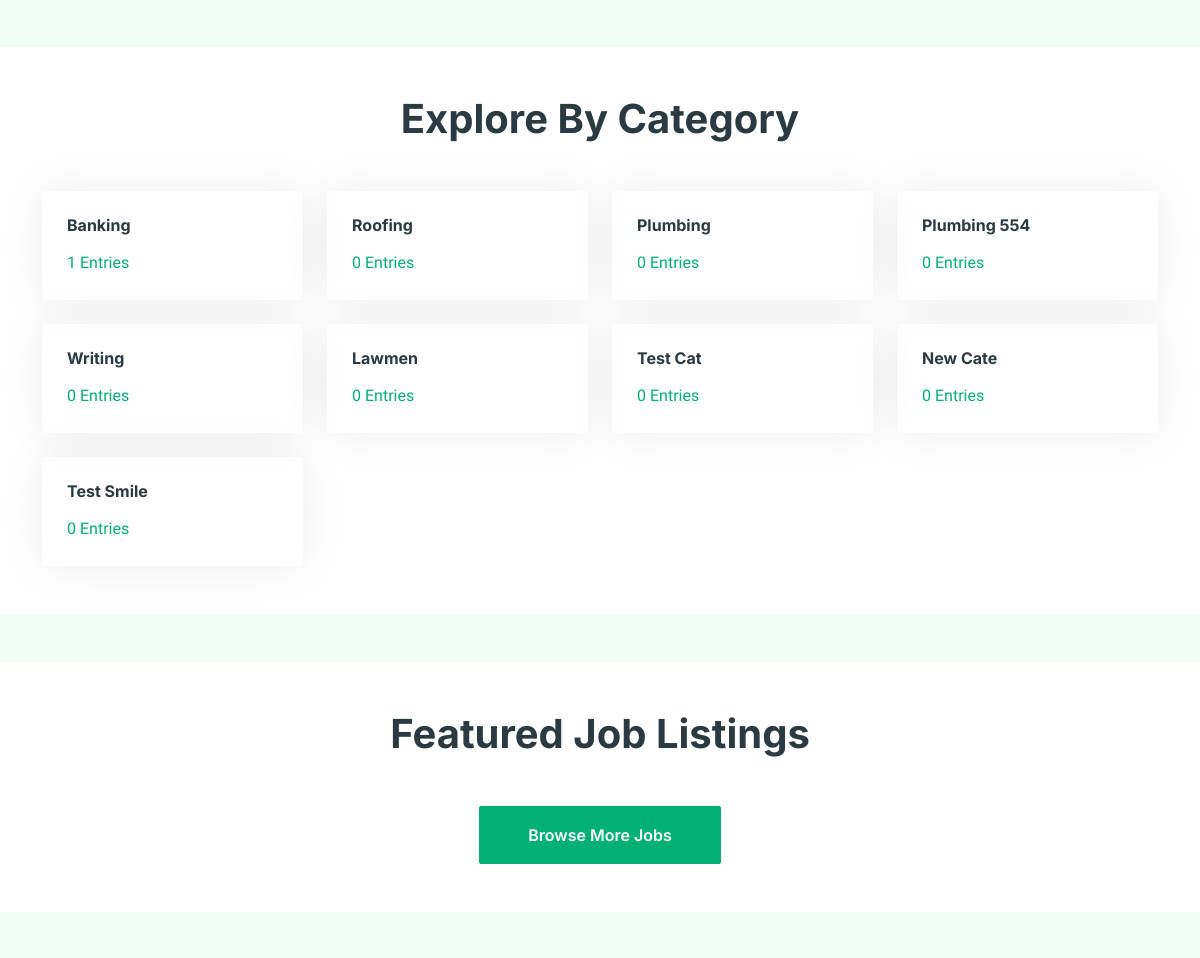
The app's page / (middle part), older data.
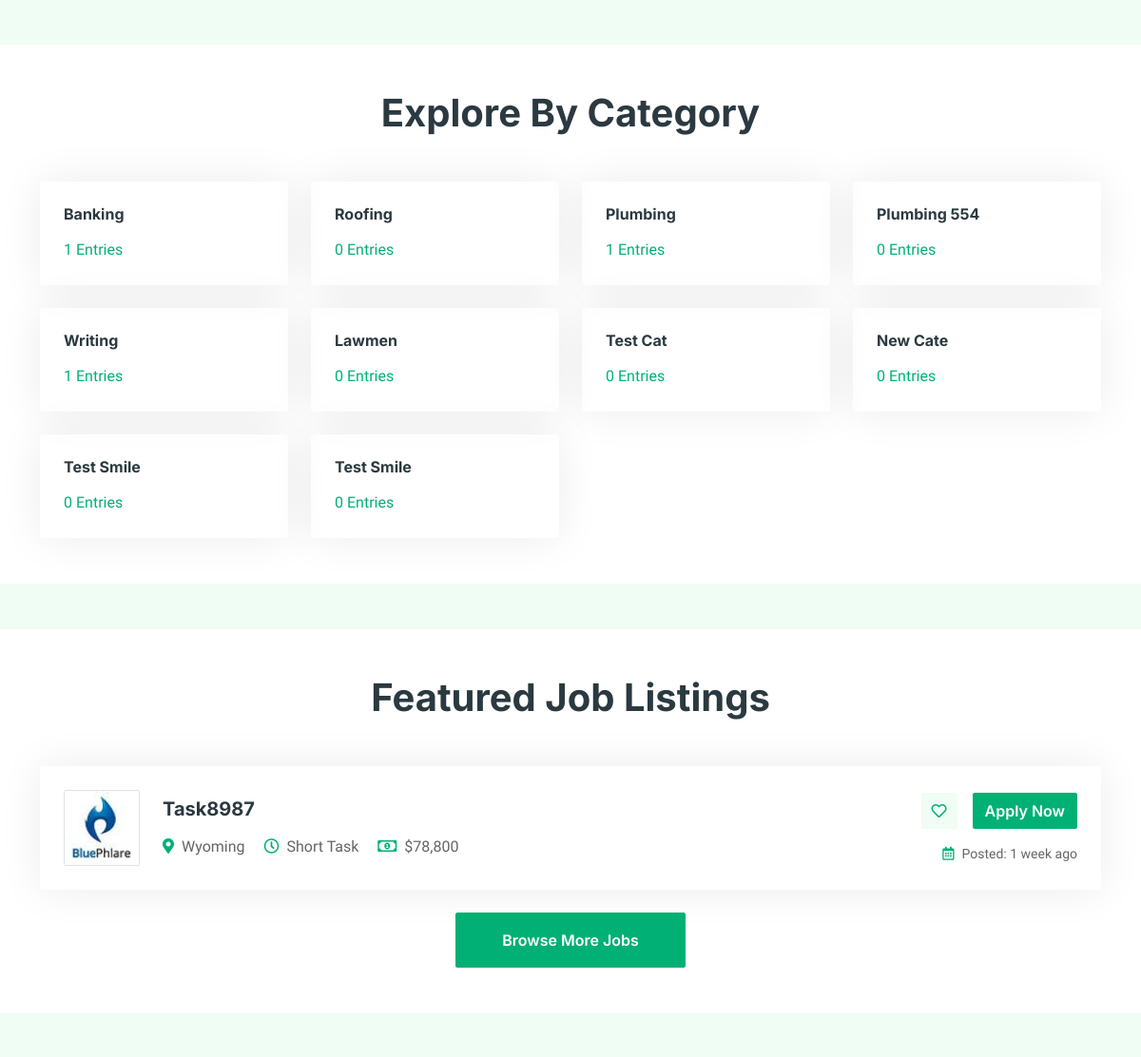
The same page, newer data.
### dash/models.py (models this page shows, shortened)
class Category(models.Model):
    category = models.CharField(max_length=50)
    description = models.TextField(null=True, blank=True)
    create_date = models.DateTimeField(auto_now_add=True)

class Job_Listing(models.Model):
    created_by = models.ForeignKey(User, on_delete=models.CASCADE)
    job = models.CharField(max_length=50)
    category = models.ForeignKey(Category, on_delete=models.CASCADE)
    description = models.CharField(max_length=255)
    location = models.CharField(max_length=50)
    nature = models.ForeignKey(Nature, on_delete=models.SET_NULL, null=True)
    create_date = models.DateTimeField(auto_now_add=True)
    payment = models.IntegerField(null=True, blank=True)
    status = models.CharField(max_length=50, default="pending")
    tasker = models.ForeignKey(User, on_delete=models.CASCADE, null=True, blank=True, related_name="short_tasker")
    featured_status = models.BooleanField(default=False)

class Nature(models.Model):
    name = models.CharField(max_length=50)
    def __str__(self):
        return str(self.name)

### public/views.py (the view)
# urls.py: 2. Add a URL to urlpatterns:  path('', views.home, name='home')
def home(request):
    categories = Category.objects.annotate(
        posted_jobs_count = Count('job_listing', filter=Q(job_listing__status='posted'))
    )
    if request.user.is_authenticated:
        featured_jobs = Job_Listing.objects.exclude(created_by=request.user).filter(featured_status=True)
    else:
        featured_jobs = Job_Listing.objects.filter(featured_status=True)
    context = {'categories': categories, 'featured_jobs': featured_jobs}
    return render(request, 'public_home.html', context)

### chats/context_processors.py (called while the page is built)
def user_profile(request):
    if request.user.is_authenticated:
        profile = get_object_or_404(User, username=request.user)
        context = {'profile': profile}
        return context
    else:
        context = {}
        return context

def to_do(request):
    if request.user.is_authenticated:
        list_items = To_Do.objects.filter(user=request.user)
        context = {'to_do_items': list_items}
        return context
    else:
        context = {}
        return context

def notes(request):
    if request.user.is_authenticated:
        my_notes = My_Note.objects.filter(user=request.user)
        context = {'notes': my_notes}
        return context
    else:
        context = {}
        return context

### dash/context_processors.py (called while the page is built)
def notes_context(request):
    if request.user.is_authenticated:
        count = Notification.objects.filter(user=request.user, is_read=False).count()
        latest_notifications = Notification.objects.filter(user=request.user, is_read=False).order_by('-create_date')[:5]
    else:
        count = 0
        latest_notifications = []
    context = {'total_unread_notes': count, 'latest_notes': latest_notifications}
    return context

### templates/public_home.html (shortened to what the changed rows need)
{% load static %}
{% load humanize %}
<!DOCTYPE html>
<html lang="en">
<head>
    <link href="https://cdnjs.cloudflare.com/ajax/libs/font-awesome/5.10.0/css/all.min.css" rel="stylesheet">
    <link href="https://cdn.jsdelivr.net/npm/bootstrap-icons@1.4.1/font/bootstrap-icons.css" rel="stylesheet">
    <link href="{% static 'public_assets/lib/animate/animate.min.css' %}" rel="stylesheet">
    <link href="{% static 'public_assets/lib/owlcarousel/assets/owl.carousel.min.css' %}" rel="stylesheet">
    <link href="{% static 'public_assets/css/bootstrap.min.css' %}" rel="stylesheet">
    <link href="{% static 'public_assets/css/style.css' %}" rel="stylesheet">
</head>
<body>
    <div class="p-0">
        {% block main %}
        <div class="container-xxl py-5 bg-white mb-5">
            <div class="container">
                <h1 class="text-center mb-5 wow fadeInUp" data-wow-delay="0.1s">Explore By Category</h1>
                <div class="row g-4">
                    {% for category in categories %}
                    <div class="col-lg-3 col-sm-6 wow fadeInUp" data-wow-delay="0.7s">
                        <a class="cat-item rounded p-4" href="{% url 'job_listings' %}?q={{ category.category }}">
                            <h6 class="mb-3">{{ category.category|title }}</h6>
                            <p class="mb-0">{{ category.posted_jobs_count }} Entries</p>
                        </a>
                    </div>
                    {% endfor %}
                </div>
            </div>
        </div>
        <div class="container-xxl bg-white py-5  mb-5">
            <div class="container">
                <h1 class="text-center mb-5 wow fadeInUp" data-wow-delay="0.1s">Featured Job Listings</h1>
                <div class="tab-class text-center wow fadeInUp" data-wow-delay="0.3s">
                    <div class="tab-content">
                        <div id="tab-1" class="tab-pane fade show p-0 active">
                            {% for job in featured_jobs %}
                            <div class="job-item p-4 mb-4">
                                <div class="row g-4">
                                    <div class="col-sm-12 col-md-8 d-flex align-items-center">
                                        <img class="flex-shrink-0 img-fluid border rounded" src="{% static 'public_assets/img/com-logo-5.jpg' %}" alt="" style="width: 80px; height: 80px;">
                                        <div class="text-start ps-4">
                                            <h5 class="mb-3">{{ job.job|title }}</h5>
                                            <span class="text-truncate me-3"><i class="fa fa-map-marker-alt text-primary me-2"></i>{{ job.location|title }}</span>
                                            <span class="text-truncate me-3"><i class="far fa-clock text-primary me-2"></i>{{ job.nature }}</span>
                                            <span class="text-truncate me-0"><i class="far fa-money-bill-alt text-primary me-2"></i>${{ job.payment|intcomma }}</span>
                                        </div>
                                    </div>
                                    <div class="col-sm-12 col-md-4 d-flex flex-column align-items-start align-items-md-end justify-content-center">
                                        <div class="d-flex mb-3">
                                            <a class="btn btn-light btn-square me-3" href=""><i class="far fa-heart text-primary"></i></a>
                                            <a class="btn btn-primary" href="{% url 'job_details' job.id %}">Apply Now</a>
                                        </div>
                                        <small class="text-truncate"><i class="far fa-calendar-alt text-primary me-2"></i>Posted: {{ job.create_date|timesince }} ago</small>
                                    </div>
                                </div>
                            </div>
                            {% endfor %}
                        </div>
                    </div>
                </div>
            </div>
        </div>
        {% endblock %}
    </div>
</body>
</html>

Row changes from the older to the newer data that the page shows:
computed for Category "Plumbing": posted_jobs_count "0" → "1"
computed for Category "Writing": posted_jobs_count "0" → "1"
added Category: category "Test Smile", posted_jobs_count "0"
added Job_Listing: job "Task8987", location "Wyoming", nature "Short Task", payment "78,800", create_date "1 week"
